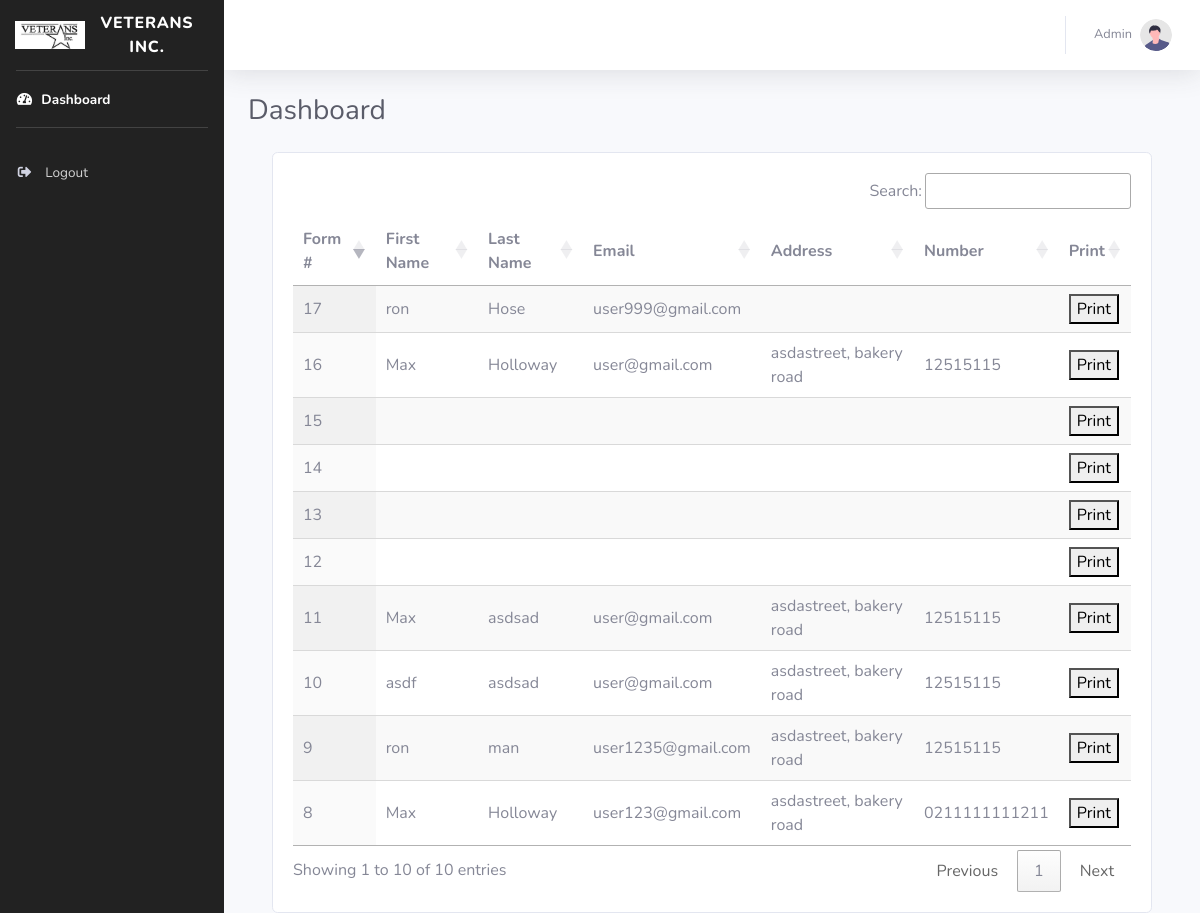
The page /admin/index.php (signed in) on the database its author committed.
### tables this page shows
CREATE TABLE `questionnaire` (
  `id` int(11) NOT NULL,
  `first_name` varchar(255) DEFAULT NULL,
  `middle_initial` varchar(255) DEFAULT NULL,
  `last_name` varchar(255) DEFAULT NULL,
  `cell_phone` varchar(255) DEFAULT NULL,
  `email` varchar(255) DEFAULT NULL,
  `address` varchar(255) DEFAULT NULL,
  `homeless` varchar(255) DEFAULT NULL,
  `your_description` varchar(255) DEFAULT NULL,
  `other_details` varchar(255) DEFAULT NULL,
  `gender` varchar(255) DEFAULT NULL,
  `marital_status` varchar(255) DEFAULT NULL,
  `age` varchar(255) DEFAULT NULL,
  `race` varchar(255) DEFAULT NULL,
  `hear_about_us` varchar(255) DEFAULT NULL,
  `county_residence` varchar(255) DEFAULT NULL,
  `work_hours` varchar(255) DEFAULT NULL,
  `school_certification` varchar(255) DEFAULT NULL,
  `learn_about_services` longtext DEFAULT NULL,
  `spoke_with` varchar(255) DEFAULT NULL,
  `any_questions` longtext DEFAULT NULL
);

### admin/index.php (the view, shortened to what this page needs)
<?php
include('includes/function.php');
if(isset($_SESSION['veteran_username']) && isset($_SESSION['veteran_admin']))
    {
?>
<?php include('components/header.php');
 ?>
<?php include('components/sidebar.php');
 ?>
        <div id="content-wrapper" class="d-flex flex-column">
            <div id="content">
                <nav class="navbar navbar-expand navbar-light bg-white topbar mb-4 static-top shadow">
                    <ul class="navbar-nav ml-auto">
                        <li class="nav-item dropdown no-arrow">
                            <a class="nav-link dropdown-toggle" href="#" id="userDropdown" role="button"
                                data-toggle="dropdown" aria-haspopup="true" aria-expanded="false">
                                <span class="mr-2 d-none d-lg-inline text-gray-600 small">Admin</span>
                                <img class="img-profile rounded-circle"
                                    src="img/undraw_profile.svg">
                            </a>
                        </li>
                    </ul>
                </nav>
                <div class="container-fluid">
                    <div class="d-sm-flex align-items-center justify-content-between mb-4">
                        <h1 class="h3 mb-0 text-gray-800">Dashboard</h1>
                    </div>
                    <div class="container">
                        <div class="card">
                            <div class="card-body">
        <table id="formData" class="display" style="width:100%">
            <thead>
                <tr>
                    <th>Form #</th>
                    <th>First Name</th>
                    <th>Last Name</th>
                    <th>Email</th>
                    <th>Address</th>
                    <th>Number</th>
                    <th>Print</th>
                </tr>
            </thead>
            <tbody>
                <?php
                $query="select * from questionnaire order by id desc;";
                    $rec=mysqli_query($conn,$query);
                    while($row=mysqli_fetch_array($rec)){
                ?>
                <tr>
                    <td><?php echo $row['id']; ?></td>
                    <td><?php echo $row['first_name']; ?></td>
                    <td><?php echo $row['last_name']; ?></td>
                    <td><?php echo $row['email']; ?></td>
                    <td><?php echo $row['address']; ?></td>
                    <td><?php echo $row['cell_phone']; ?></td>
                    <td><button type="button" class="print" id="<?php echo $row['id']; ?>">Print</button></td>
                </tr>
                <?php
                }
                ?>
            </tbody>
        </table>
         </div>
                        </div>
    </div>
                </div>
            </div>
        </div>
    </div>
</body>
</html>
<?php
}
    else
    {
        header('location:login.php');
    }
?>

### admin/components/header.php (shortened to what this page needs)
<!DOCTYPE html>
<html lang="en">
<head>
    <link href="vendor/fontawesome-free/css/all.min.css" rel="stylesheet" type="text/css">
    <link href="css/sb-admin-2.min.css" rel="stylesheet">
    <link rel="stylesheet" type="text/css" href="https://cdn.datatables.net/1.10.25/css/jquery.dataTables.css">
    <link rel="stylesheet" type="text/css" href="https://cdn.datatables.net/buttons/1.7.1/css/buttons.dataTables.min.css">
    <link href="css/style.css" rel="stylesheet">
</head>

### admin/components/sidebar.php
<body id="page-top">
    <div id="wrapper">
        <ul class="navbar-nav body-color sidebar sidebar-dark accordion" id="accordionSidebar">
            <a class="sidebar-brand d-flex align-items-center justify-content-center" href="index.php">
                <div class="sidebar-brand-icon">
                <img class="unique-nav-logo" src="img/logo.png" id="logo" alt="Logo">
                </div>
                <div class="sidebar-brand-text mx-3">Veterans inc.</div>
            </a>
            <hr class="sidebar-divider my-0">
            <li class="nav-item active">
                <a class="nav-link" href="index.php">
                    <i class="fas fa-fw fa-tachometer-alt"></i>
                    <span>Dashboard</span></a>
            </li>
            <hr class="sidebar-divider">
            <li class="nav-item">
                <a class="nav-link" href="../backend/admin/logout.php">
                    <i class="fas fa-sign-out-alt fa-sm fa-fw mr-2 text-gray-400"></i>
                    <span>Logout</span></a>
            </li>
        </ul>

### admin/css/style.css (style rules this page uses)
.body-color { background-color: #222222; }
.unique-nav-logo { width: 70px; height: auto; }

### rows shown on the page
questionnaire: id "17", first_name "ron", last_name "Hose", email "user999@gmail.com"
questionnaire: id "16", first_name "Max", last_name "Holloway", email "user@gmail.com", address "asdastreet, bakery road", cell_phone "12515115"
questionnaire: id "15"
questionnaire: id "14"
questionnaire: id "13"
questionnaire: id "12"
questionnaire: id "11", first_name "Max", last_name "asdsad", email "user@gmail.com", address "asdastreet, bakery road", cell_phone "12515115"
questionnaire: id "10", first_name "asdf", last_name "asdsad", email "user@gmail.com", address "asdastreet, bakery road", cell_phone "12515115"
questionnaire: id "9", first_name "ron", last_name "man", email "user1235@gmail.com", address "asdastreet, bakery road", cell_phone "12515115"
questionnaire: id "8", first_name "Max", last_name "Holloway", email "user123@gmail.com", address "asdastreet, bakery road", cell_phone "0211111111211"
